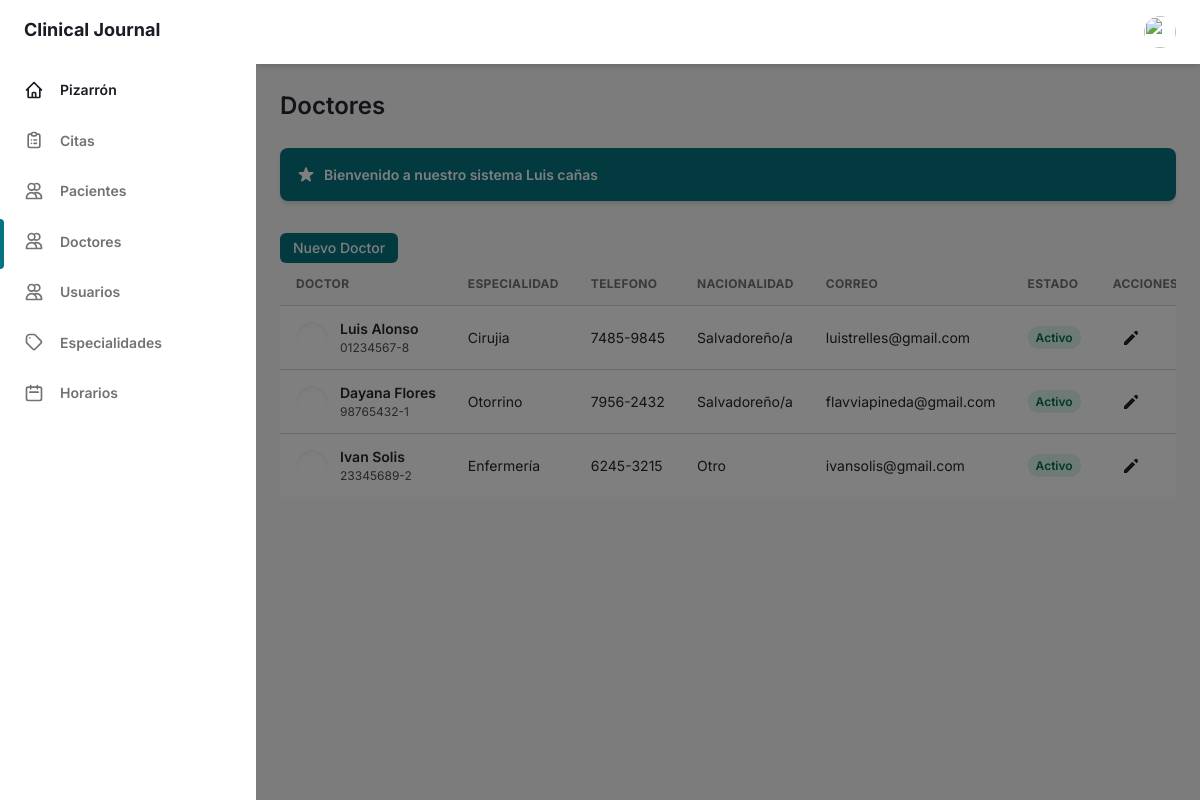
The page /folder/doctor.php (signed in) on the database as committed earlier.
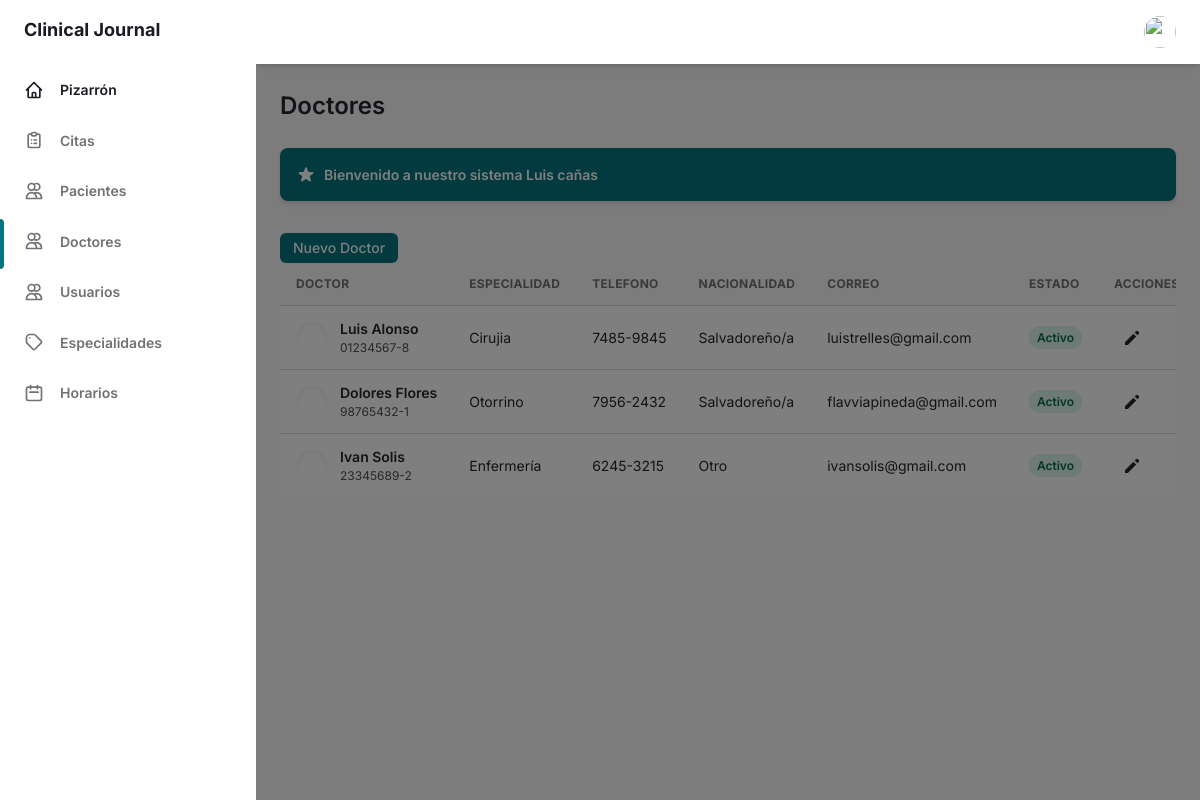
The same page on the database as committed later.
### tables this page shows
CREATE TABLE `doctor` (
  `coddoc` int(11) NOT NULL,
  `dnidoc` char(10) NOT NULL,
  `nomdoc` varchar(50) NOT NULL,
  `apedoc` varchar(50) NOT NULL,
  `codespe` int(11) NOT NULL,
  `sexo` char(15) NOT NULL,
  `telefo` char(9) NOT NULL,
  `fechanaci` date NOT NULL,
  `correo` varchar(50) NOT NULL,
  `naciona` varchar(35) NOT NULL,
  `estado` char(15) NOT NULL,
  `fecha_create` timestamp NOT NULL DEFAULT current_timestamp() ON UPDATE current_timestamp()
);

CREATE TABLE `specialty` (
  `codespe` int(11) NOT NULL,
  `nombrees` varchar(50) NOT NULL,
  `estado` char(1) NOT NULL,
  `fecha_create` timestamp NOT NULL DEFAULT current_timestamp() ON UPDATE current_timestamp()
);

### controlador/doctorcontrolador.php (called while the page is built, shortened)
<?php
require_once '../modelo/modelodoctor.php';
class doctorcontrolador{
    function mostrar(){
        $doctor=new Modelo();
        $dato=$doctor->mostrar("doctor", "1");
        require_once '../vista/doctor/mostrar.php';
    }
    }

### modelo/modelodoctor.php (called while the page is built, shortened)
<?php
class Modelo{
  private $doctor;
  private $db;
  public function __construct(){
      $this->doctor=array();
      $this->db=new PDO('mysql:host=localhost;dbname=proyecto_clinica',"root","");
  }
  public function mostrar($tabla,$condicion){
      $consulta="SELECT doctor.coddoc, doctor.dnidoc, doctor.nomdoc, doctor.apedoc, specialty.codespe, specialty.nombrees,doctor.sexo, doctor.telefo, doctor.fechanaci, doctor.correo, doctor.naciona, doctor.estado, doctor.fecha_create FROM doctor INNER JOIN specialty ON doctor.codespe = specialty.codespe WHERE doctor.estado='1'";
      $resultado=$this->db->query($consulta);
      while ($tabla=$resultado->fetchAll(PDO::FETCH_ASSOC)) {
          $this->doctor[]=$tabla;
      }
      return $this->doctor;
    }
}
 ?>

### vista/doctor/mostrar.php (the view, shortened to what this page needs)
<!DOCTYPE html>
<html :class="{ 'theme-dark': dark }" x-data="data()" lang="en">
<head>
  <link rel="stylesheet" href="../assets/css/tailwind.output.css" />
</head>
<body>
  <div class="flex h-screen bg-gray-50 dark:bg-gray-900" :class="{ 'overflow-hidden': isSideMenuOpen }">
    <aside class="z-20 hidden w-64 overflow-y-auto bg-white dark:bg-gray-800 md:block flex-shrink-0">
      <div class="py-4 text-gray-500 dark:text-gray-400">
        <a class="ml-6 text-lg font-bold text-gray-800 dark:text-gray-200" href="../vista/admin/pages-admin.php">
          Clinical Journal
        </a>
        <ul class="mt-6">
          <li class="relative px-6 py-3">
            <a class="inline-flex items-center w-full text-sm font-semibold text-gray-800 transition-colors duration-150 hover:text-gray-800 dark:hover:text-gray-200 dark:text-gray-100" href="../vista/admin/pages-admin.php">
              <span class="ml-4">Pizarrón</span>
            </a>
          </li>
        </ul>
        <ul>
          <li class="relative px-6 py-3">
            <a class="inline-flex items-center w-full text-sm font-semibold transition-colors duration-150 hover:text-gray-800 dark:hover:text-gray-200" href="appointment.php">
              <span class="ml-4">Citas</span>
            </a>
          </li>
          <li class="relative px-6 py-3">
            <a class="inline-flex items-center w-full text-sm font-semibold transition-colors duration-150 hover:text-gray-800 dark:hover:text-gray-200" href="patients.php">
              <span class="ml-4">Pacientes</span>
            </a>
          </li>
          <li class="relative px-6 py-3">
            <span class="absolute inset-y-0 left-0 w-1 bg-teal-600 rounded-tr-lg rounded-br-lg" aria-hidden="true"></span>
            <a class="inline-flex items-center w-full text-sm font-semibold transition-colors duration-150 hover:text-gray-800 dark:hover:text-gray-200" href="doctor.php">
              <span class="ml-4">Doctores</span>
            </a>
          </li>
          <li class="relative px-6 py-3">
            <a class="inline-flex items-center w-full text-sm font-semibold transition-colors duration-150 hover:text-gray-800 dark:hover:text-gray-200" href="usuarios.php">
              <span class="ml-4">Usuarios</span>
            </a>
          </li>
          <li class="relative px-6 py-3">
            <a class="inline-flex items-center w-full text-sm font-semibold transition-colors duration-150 hover:text-gray-800 dark:hover:text-gray-200" href="specialty.php">
              <span class="ml-4">Especialidades</span>
            </a>
          </li>
          <li class="relative px-6 py-3">
            <a class="inline-flex items-center w-full text-sm font-semibold transition-colors duration-150 hover:text-gray-800 dark:hover:text-gray-200" href="horario.php">
              <span class="ml-4">Horarios</span>
            </a>
          </li>
        </ul>
      </div>
    </aside>
    <div x-show="isSideMenuOpen" x-transition:enter="transition ease-in-out duration-150" x-transition:enter-start="opacity-0" x-transition:enter-end="opacity-100" x-transition:leave="transition ease-in-out duration-150" x-transition:leave-start="opacity-100" x-transition:leave-end="opacity-0" class="fixed inset-0 z-10 flex items-end bg-black bg-opacity-50 sm:items-center sm:justify-center"></div>
    <div class="flex flex-col flex-1 w-full">
      <header class="z-10 py-4 bg-white shadow-md dark:bg-gray-800">
        <div class="container flex items-center justify-between h-full px-6 mx-auto text-teal-600 dark:text-teal-300">
          <ul class="flex items-center flex-shrink-0 space-x-6">
            <li class="relative">
              <button class="align-middle rounded-full focus:shadow-outline-teal focus:outline-none" @click="toggleProfileMenu" @keydown.escape="closeProfileMenu" aria-label="Account" aria-haspopup="true">
                <img class="object-cover w-8 h-8 rounded-full" src="https://www.creativefabrica.com/wp-content/uploads/2019/02/Profile-Icon-by-arus-1-580x386.jpg" alt="" aria-hidden="true" />
              </button>
            </li>
          </ul>
        </div>
      </header>
      <main class="h-full overflow-y-auto">
        <div class="container px-6 mx-auto grid">
          <h2 class="my-6 text-2xl font-semibold text-gray-700 dark:text-gray-200">
            Doctores
          </h2>
          <a class="flex items-center justify-between p-4 mb-8 text-sm font-semibold text-teal-100 bg-teal-600 rounded-lg shadow-md focus:outline-none focus:shadow-outline-teal" style="cursor: pointer;">
            <div class="flex items-center">
              <span class="text-white">Bienvenido a nuestro sistema <?php echo ucfirst($_SESSION['nombre']); ?></span>
            </div>
          </a>
          <div>
            <button onclick="window.location.href='../vista/doctor/new.php'" class="px-3 py-1 text-sm font-medium leading-5 text-white transition-colors duration-150 bg-teal-600 border border-transparent rounded-md active:bg-teal-600 hover:bg-teal-700 focus:outline-none focus:shadow-outline-teal">
              Nuevo Doctor
            </button>
          </div>
          <div class="w-full overflow-x-auto">
            <table class="w-full whitespace-no-wrap" id="myTable">
              <thead>
                <tr class="text-xs font-semibold tracking-wide text-left text-gray-500 uppercase border-b dark:border-gray-700 bg-gray-50 dark:text-gray-400 dark:bg-gray-800">
                  <th class="px-4 py-3">Doctor</th>
                  <th class="px-4 py-3">Especialidad</th>
                  <th class="px-4 py-3">Telefono</th>
                  <th class="px-4 py-3">Nacionalidad</th>
                  <th class="px-4 py-3">Correo</th>
                  <th class="px-4 py-3">Estado</th>
                  <th class="px-4 py-3">Acciones</th>
                </tr>
              </thead>
              <tbody class="bg-white divide-y dark:divide-gray-700 dark:bg-gray-800">
                <?php
                foreach ($dato as $key => $value) {
                  foreach ($value as $va) { ?>
                    <tr class="text-gray-700 dark:text-gray-400">
                      <td class="px-4 py-3">
                        <div class="flex items-center text-sm">
                          <div class="relative hidden w-8 h-8 mr-3 rounded-full md:block">
                            <div class="absolute inset-0 rounded-full shadow-inner" aria-hidden="true"></div>
                          </div>
                          <div>
                            <p class="font-semibold"><?php echo $va['nomdoc']; ?> <?php echo $va['apedoc']; ?></p>
                            <p class="text-xs text-gray-600 dark:text-gray-400">
                              <?php echo $va['dnidoc']; ?>
                            </p>
                          </div>
                        </div>
                      </td>
                      <td class="px-4 py-3 text-sm">
                        <?php echo $va['nombrees']; ?>
                      </td>
                      <td class="px-4 py-3 text-sm">
                        <?php echo $va['telefo']; ?>
                      </td>
                      <td class="px-4 py-3 text-sm">
                        <?php echo $va['naciona']; ?>
                      </td>
                      <td class="px-4 py-3 text-sm">
                        <?php echo $va['correo']; ?>
                      </td>
                      <td class="px-4 py-3 text-xs">
                        <?php
                        if ($va['estado'] == 1) { ?>
                          <form method="get" action="javascript:activo('<?php echo $va['coddoc']; ?>')">
                            <span class="px-2 py-1 font-semibold leading-tight text-green-700 bg-green-100 rounded-full dark:bg-green-700 dark:text-green-100">Activo
                            </span>
                          </form>
                        <?php  } ?>
                      </td>
                      <td class="px-4 py-3">
                        <div class="flex items-center space-x-4 text-sm">
                          <a href="../vista/doctor/edit.php?id=<?php echo $va["coddoc"]; ?>" class="flex items-center justify-between px-2 py-2 text-sm font-medium leading-5 text-teal-600 rounded-lg dark:text-gray-400 focus:outline-none focus:shadow-outline-gray" aria-label="Edit">
                            <svg class="w-5 h-5" aria-hidden="true" fill="currentColor" viewBox="0 0 20 20">
                              <path d="M13.586 3.586a2 2 0 112.828 2.828l-.793.793-2.828-2.828.793-.793zM11.379 5.793L3 14.172V17h2.828l8.38-8.379-2.83-2.828z"></path>
                            </svg>
                          </a>
                          <a href="../vista/doctor/desactivar.php?id=<?php echo $va["coddoc"]; ?>" class="flex items-center justify-between px-2 py-2 text-sm font-medium leading-5 text-teal-600 rounded-lg dark:text-gray-400 focus:outline-none focus:shadow-outline-gray barra" aria-label="Edit">
                          </a>
                        </div>
                      </td>
                    </tr>
                <?php
                  }
                }
                ?>
              </tbody>
            </table>
          </div>
        </div>
        <?php require '../vista/template/footer.php';  ?>

### folder/doctor.php (shortened to what this page needs)
<?php
require_once '../controlador/doctorcontrolador.php';
$objdocto=new doctorcontrolador();
$op="mostrar";
    if($op=="mostrar")
    $objdocto->mostrar();
    elseif ($op=="nuevo")
        $objdocto->nuevo();
    elseif ($op=="guardar")
        $objdocto->guardar();
    elseif ($op=="editar")
        $objdocto->editar();
    elseif($op=="update")
        $objdocto->update();
        elseif($op=="insertar")
            $objdocto->insertar();
        elseif($op=="recibir")
            $objdocto->recibir();
            elseif($op=="eliminar")
                $objdocto->eliminar();
?>

### vista/template/footer.php (shortened to what this page needs)
</main>
      </div>
    </div>
  </body>
</html>

Rows that differ between the two databases and show on the page:
changed doctor "Flores": nomdoc "Dayana" → "Dolores"
